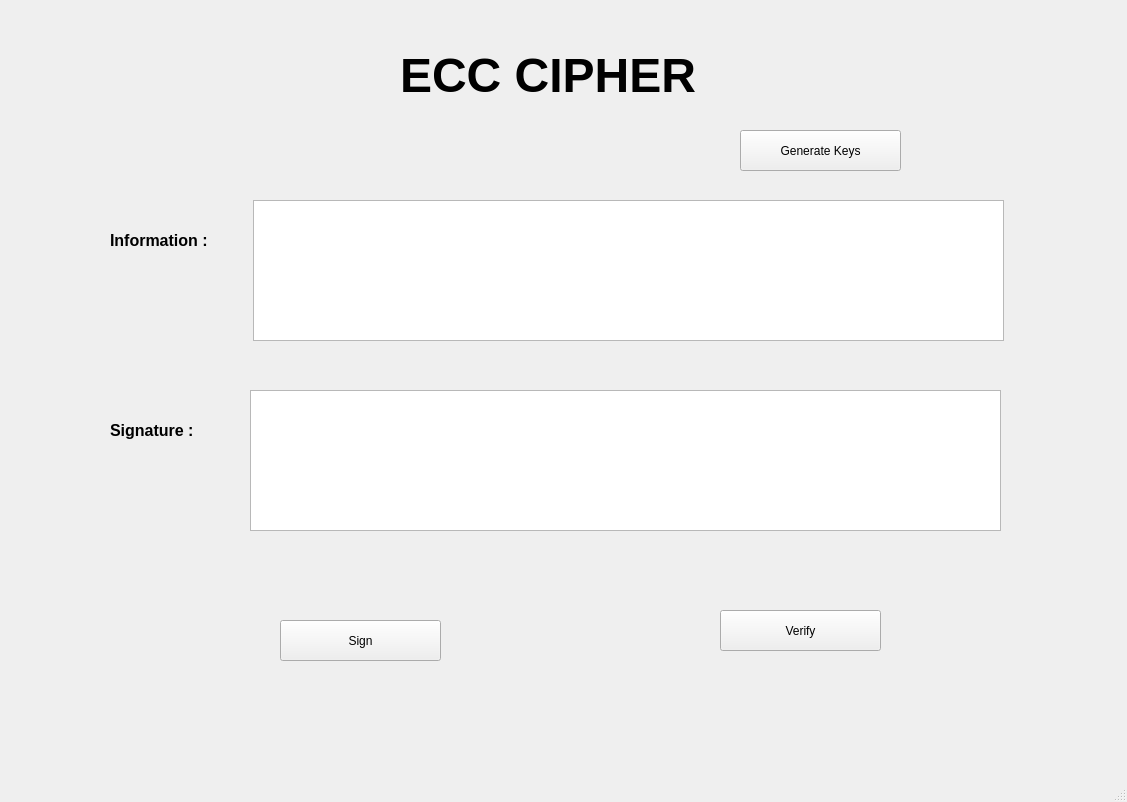
<?xml version="1.0" encoding="UTF-8"?>
<ui version="4.0">
 <class>MainWindow</class>
 <widget class="QMainWindow" name="MainWindow">
  <property name="geometry">
   <rect>
    <x>0</x>
    <y>0</y>
    <width>1127</width>
    <height>802</height>
   </rect>
  </property>
  <property name="windowTitle">
   <string>MainWindow</string>
  </property>
  <widget class="QWidget" name="centralwidget">
   <widget class="QLabel" name="label">
    <property name="geometry">
     <rect>
      <x>400</x>
      <y>20</y>
      <width>311</width>
      <height>111</height>
     </rect>
    </property>
    <property name="font">
     <font>
      <pointsize>36</pointsize>
      <weight>75</weight>
      <bold>true</bold>
     </font>
    </property>
    <property name="text">
     <string>ECC CIPHER</string>
    </property>
   </widget>
   <widget class="QToolButton" name="btn_gen_keys">
    <property name="geometry">
     <rect>
      <x>740</x>
      <y>130</y>
      <width>161</width>
      <height>41</height>
     </rect>
    </property>
    <property name="text">
     <string>Generate Keys</string>
    </property>
   </widget>
   <widget class="QLabel" name="label_2">
    <property name="geometry">
     <rect>
      <x>110</x>
      <y>220</y>
      <width>121</width>
      <height>41</height>
     </rect>
    </property>
    <property name="font">
     <font>
      <pointsize>12</pointsize>
      <weight>75</weight>
      <bold>true</bold>
     </font>
    </property>
    <property name="text">
     <string>Information :</string>
    </property>
   </widget>
   <widget class="QLabel" name="label_3">
    <property name="geometry">
     <rect>
      <x>110</x>
      <y>410</y>
      <width>121</width>
      <height>41</height>
     </rect>
    </property>
    <property name="font">
     <font>
      <pointsize>12</pointsize>
      <weight>75</weight>
      <bold>true</bold>
     </font>
    </property>
    <property name="text">
     <string>Signature :</string>
    </property>
   </widget>
   <widget class="QTextEdit" name="txt_info">
    <property name="geometry">
     <rect>
      <x>253</x>
      <y>200</y>
      <width>751</width>
      <height>141</height>
     </rect>
    </property>
   </widget>
   <widget class="QTextEdit" name="txt_sign">
    <property name="geometry">
     <rect>
      <x>250</x>
      <y>390</y>
      <width>751</width>
      <height>141</height>
     </rect>
    </property>
   </widget>
   <widget class="QToolButton" name="btn_sign">
    <property name="geometry">
     <rect>
      <x>280</x>
      <y>620</y>
      <width>161</width>
      <height>41</height>
     </rect>
    </property>
    <property name="text">
     <string>Sign</string>
    </property>
   </widget>
   <widget class="QToolButton" name="btn_verify">
    <property name="geometry">
     <rect>
      <x>720</x>
      <y>610</y>
      <width>161</width>
      <height>41</height>
     </rect>
    </property>
    <property name="text">
     <string>Verify</string>
    </property>
   </widget>
  </widget>
  <widget class="QMenuBar" name="menubar">
   <property name="geometry">
    <rect>
     <x>0</x>
     <y>0</y>
     <width>1127</width>
     <height>21</height>
    </rect>
   </property>
  </widget>
  <widget class="QStatusBar" name="statusbar"/>
 </widget>
 <resources/>
 <connections/>
</ui>
